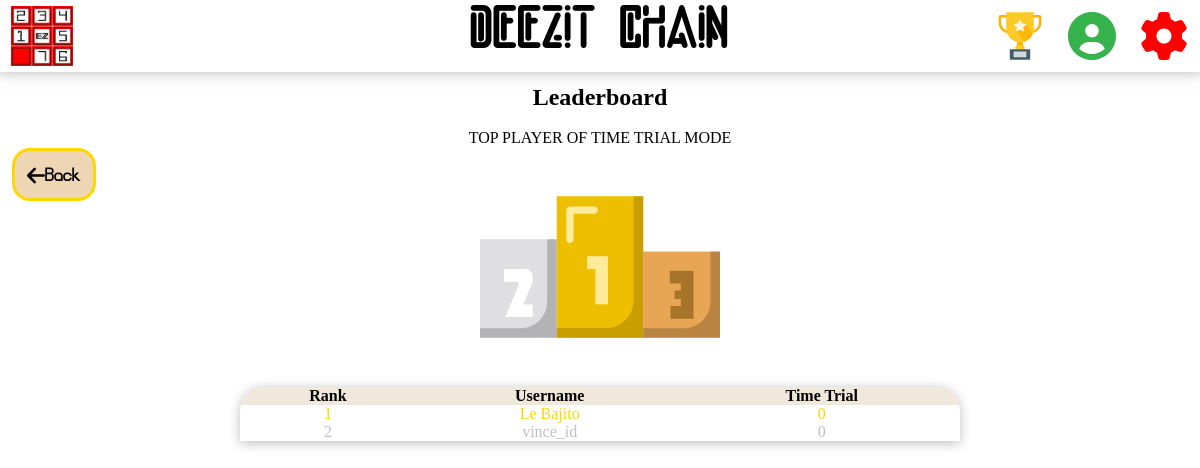
Page /php/leaderboard_time_trial.php on the earlier database version.
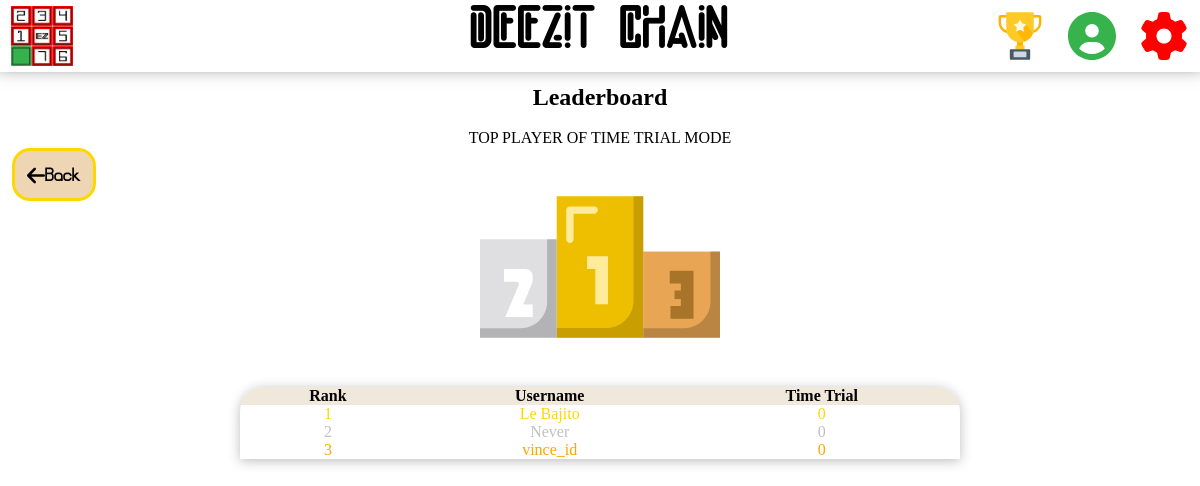
Same page on the later database version.
### tables this page shows
CREATE TABLE `user` (
  `ID` int(11) NOT NULL,
  `username` varchar(64) NOT NULL,
  `password` varchar(64) NOT NULL,
  `history_lvl` int(32) NOT NULL DEFAULT '1',
  `adventure_lvl` int(32) DEFAULT NULL,
  `time_trial` int(32) DEFAULT NULL
);

### php/leaderboard_time_trial.php (the view, shortened to what this page needs)
<?php require './header.php';
?>
<head>
</head>
<main>
    <div>
        <div id="wrapper">
            <a href='leaderboard.php' draggable='false' class='align-left' id='back'><image src='../image/arrow-left-solid.svg' draggable='false' id='arrow-light' alt='arrow'/></image> Back</a>
        <h2 class="align-center">Leaderboard</h2>
        <br>
        <h4 class="align-center">TOP PLAYER OF TIME TRIAL MODE</h4>
        </div>
        <?php
        include("connexion_db.php");
        $requete = "SELECT username,time_trial FROM user ORDER BY time_trial DESC, username ASC limit 8";
        $resultat = mysqli_query($connexion, $requete);
        if ($resultat == FALSE) {
            echo "<p>Erreur d'exécution de la requete :".mysqli_error($connexion)."</p>";
            die();
        }
        else {
            echo "<img src='../image/podium.svg' id='podium' alt='podium' draggable='false'/>";
            echo "<table><tr>
						<th>Rank</th>
						<th>Username</th>
						<th>Time Trial</th>
					</tr>";
            $nbreLignes = mysqli_num_rows($resultat);
            $i=0;
            if ($nbreLignes > 0) {
                while ($row = mysqli_fetch_assoc($resultat)) {
                    echo "<tr>";
                    $i += 1;
                    if (isset($_SESSION['username'])){
                        if ($row['username'] == $_SESSION['username']) {
                            echo "<td class='active rank$i'>$i</td>";
                            echo "<td class='active rank$i'>$row[username]</td>";
                            echo "<td class='active rank$i'>$row[time_trial]</td>";
                        }
                        else{
                            echo "<td class='rank$i'>$i</td>";
                            echo "<td class='rank$i'>$row[username]</td>";
                            echo "<td class='rank$i'>$row[time_trial]</td>";
                        }
                    }
                    else{
                        echo "<td class='rank$i'>$i</td>";
                        echo "<td class='rank$i'>$row[username]</td>";
                        echo "<td class='rank$i'>$row[time_trial]</td>";
                    }
                }
            }
        }
        echo "</table>";
        ?>
    </div>
</main>

Differences in the rows shown:
added user: username "Never", time_trial "0"
